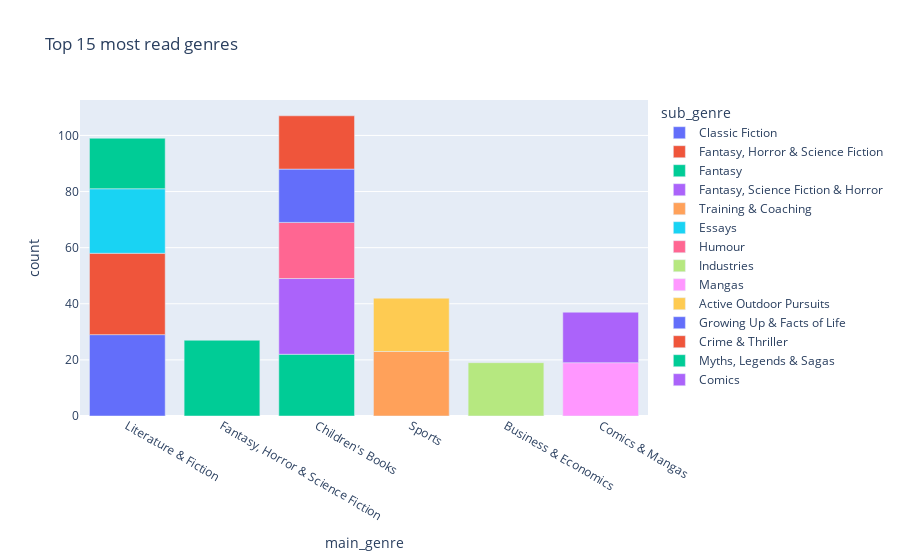

Write notebook code for a chart like this one.
### Code cell
grafic_genre(df)

### Figure 1 — Plotly figure (JSON) as saved in the notebook; plotly's stock layout.template omitted (floating-point values rounded to 4 significant figures)
{"data": [{"alignmentgroup": "True", "hovertemplate": "sub_genre=Classic Fiction<br>main_genre=%{x}<br>count=%{y}<extra></extra>", "legendgroup": "Classic Fiction", "marker": {"color": "#636efa", "pattern": {"shape": ""}}, "name": "Classic Fiction", "offsetgroup": "Classic Fiction", "orientation": "v", "showlegend": true, "textposition": "auto", "type": "bar", "x": ["Literature & Fiction"], "xaxis": "x", "y": [29], "yaxis": "y"}, {"alignmentgroup": "True", "hovertemplate": "sub_genre=Fantasy, Horror & Science Fiction<br>main_genre=%{x}<br>count=%{y}<extra></extra>", "legendgroup": "Fantasy, Horror & Science Fiction", "marker": {"color": "#EF553B", "pattern": {"shape": ""}}, "name": "Fantasy, Horror & Science Fiction", "offsetgroup": "Fantasy, Horror & Science Fiction", "orientation": "v", "showlegend": true, "textposition": "auto", "type": "bar", "x": ["Literature & Fiction"], "xaxis": "x", "y": [29], "yaxis": "y"}, {"alignmentgroup": "True", "hovertemplate": "sub_genre=Fantasy<br>main_genre=%{x}<br>count=%{y}<extra></extra>", "legendgroup": "Fantasy", "marker": {"color": "#00cc96", "pattern": {"shape": ""}}, "name": "Fantasy", "offsetgroup": "Fantasy", "orientation": "v", "showlegend": true, "textposition": "auto", "type": "bar", "x": ["Fantasy, Horror & Science Fiction", "Children's Books"], "xaxis": "x", "y": [27, 22], "yaxis": "y"}, {"alignmentgroup": "True", "hovertemplate": "sub_genre=Fantasy, Science Fiction & Horror<br>main_genre=%{x}<br>count=%{y}<extra></extra>", "legendgroup": "Fantasy, Science Fiction & Horror", "marker": {"color": "#ab63fa", "pattern": {"shape": ""}}, "name": "Fantasy, Science Fiction & Horror", "offsetgroup": "Fantasy, Science Fiction & Horror", "orientation": "v", "showlegend": true, "textposition": "auto", "type": "bar", "x": ["Children's Books"], "xaxis": "x", "y": [27], "yaxis": "y"}, {"alignmentgroup": "True", "hovertemplate": "sub_genre=Training & Coaching<br>main_genre=%{x}<br>count=%{y}<extra></extra>", "legendgroup": "Training & Coaching", "marker": {"color": "#FFA15A", "pattern": {"shape": ""}}, "name": "Training & Coaching", "offsetgroup": "Training & Coaching", "orientation": "v", "showlegend": true, "textposition": "auto", "type": "bar", "x": ["Sports"], "xaxis": "x", "y": [23], "yaxis": "y"}, {"alignmentgroup": "True", "hovertemplate": "sub_genre=Essays<br>main_genre=%{x}<br>count=%{y}<extra></extra>", "legendgroup": "Essays", "marker": {"color": "#19d3f3", "pattern": {"shape": ""}}, "name": "Essays", "offsetgroup": "Essays", "orientation": "v", "showlegend": true, "textposition": "auto", "type": "bar", "x": ["Literature & Fiction"], "xaxis": "x", "y": [23], "yaxis": "y"}, {"alignmentgroup": "True", "hovertemplate": "sub_genre=Humour<br>main_genre=%{x}<br>count=%{y}<extra></extra>", "legendgroup": "Humour", "marker": {"color": "#FF6692", "pattern": {"shape": ""}}, "name": "Humour", "offsetgroup": "Humour", "orientation": "v", "showlegend": true, "textposition": "auto", "type": "bar", "x": ["Children's Books"], "xaxis": "x", "y": [20], "yaxis": "y"}, {"alignmentgroup": "True", "hovertemplate": "sub_genre=Industries<br>main_genre=%{x}<br>count=%{y}<extra></extra>", "legendgroup": "Industries", "marker": {"color": "#B6E880", "pattern": {"shape": ""}}, "name": "Industries", "offsetgroup": "Industries", "orientation": "v", "showlegend": true, "textposition": "auto", "type": "bar", "x": ["Business & Economics"], "xaxis": "x", "y": [19], "yaxis": "y"}, {"alignmentgroup": "True", "hovertemplate": "sub_genre=Mangas<br>main_genre=%{x}<br>count=%{y}<extra></extra>", "legendgroup": "Mangas", "marker": {"color": "#FF97FF", "pattern": {"shape": ""}}, "name": "Mangas", "offsetgroup": "Mangas", "orientation": "v", "showlegend": true, "textposition": "auto", "type": "bar", "x": ["Comics & Mangas"], "xaxis": "x", "y": [19], "yaxis": "y"}, {"alignmentgroup": "True", "hovertemplate": "sub_genre=Active Outdoor Pursuits<br>main_genre=%{x}<br>count=%{y}<extra></extra>", "legendgroup": "Active Outdoor Pursuits", "marker": {"color": "#FECB52", "pattern": {"shape": ""}}, "name": "Active Outdoor Pursuits", "offsetgroup": "Active Outdoor Pursuits", "orientation": "v", "showlegend": true, "textposition": "auto", "type": "bar", "x": ["Sports"], "xaxis": "x", "y": [19], "yaxis": "y"}, {"alignmentgroup": "True", "hovertemplate": "sub_genre=Growing Up & Facts of Life<br>main_genre=%{x}<br>count=%{y}<extra></extra>", "legendgroup": "Growing Up & Facts of Life", "marker": {"color": "#636efa", "pattern": {"shape": ""}}, "name": "Growing Up & Facts of Life", "offsetgroup": "Growing Up & Facts of Life", "orientation": "v", "showlegend": true, "textposition": "auto", "type": "bar", "x": ["Children's Books"], "xaxis": "x", "y": [19], "yaxis": "y"}, {"alignmentgroup": "True", "hovertemplate": "sub_genre=Crime & Thriller<br>main_genre=%{x}<br>count=%{y}<extra></extra>", "legendgroup": "Crime & Thriller", "marker": {"color": "#EF553B", "pattern": {"shape": ""}}, "name": "Crime & Thriller", "offsetgroup": "Crime & Thriller", "orientation": "v", "showlegend": true, "textposition": "auto", "type": "bar", "x": ["Children's Books"], "xaxis": "x", "y": [19], "yaxis": "y"}, {"alignmentgroup": "True", "hovertemplate": "sub_genre=Myths, Legends & Sagas<br>main_genre=%{x}<br>count=%{y}<extra></extra>", "legendgroup": "Myths, Legends & Sagas", "marker": {"color": "#00cc96", "pattern": {"shape": ""}}, "name": "Myths, Legends & Sagas", "offsetgroup": "Myths, Legends & Sagas", "orientation": "v", "showlegend": true, "textposition": "auto", "type": "bar", "x": ["Literature & Fiction"], "xaxis": "x", "y": [18], "yaxis": "y"}, {"alignmentgroup": "True", "hovertemplate": "sub_genre=Comics<br>main_genre=%{x}<br>count=%{y}<extra></extra>", "legendgroup": "Comics", "marker": {"color": "#ab63fa", "pattern": {"shape": ""}}, "name": "Comics", "offsetgroup": "Comics", "orientation": "v", "showlegend": true, "textposition": "auto", "type": "bar", "x": ["Comics & Mangas"], "xaxis": "x", "y": [18], "yaxis": "y"}], "layout": {"barmode": "relative", "legend": {"title": {"text": "sub_genre"}, "tracegroupgap": 0}, "title": {"text": "Top 15 most read genres"}, "xaxis": {"anchor": "y", "domain": [0, 1], "title": {"text": "main_genre"}}, "yaxis": {"anchor": "x", "domain": [0, 1], "title": {"text": "count"}}}}
